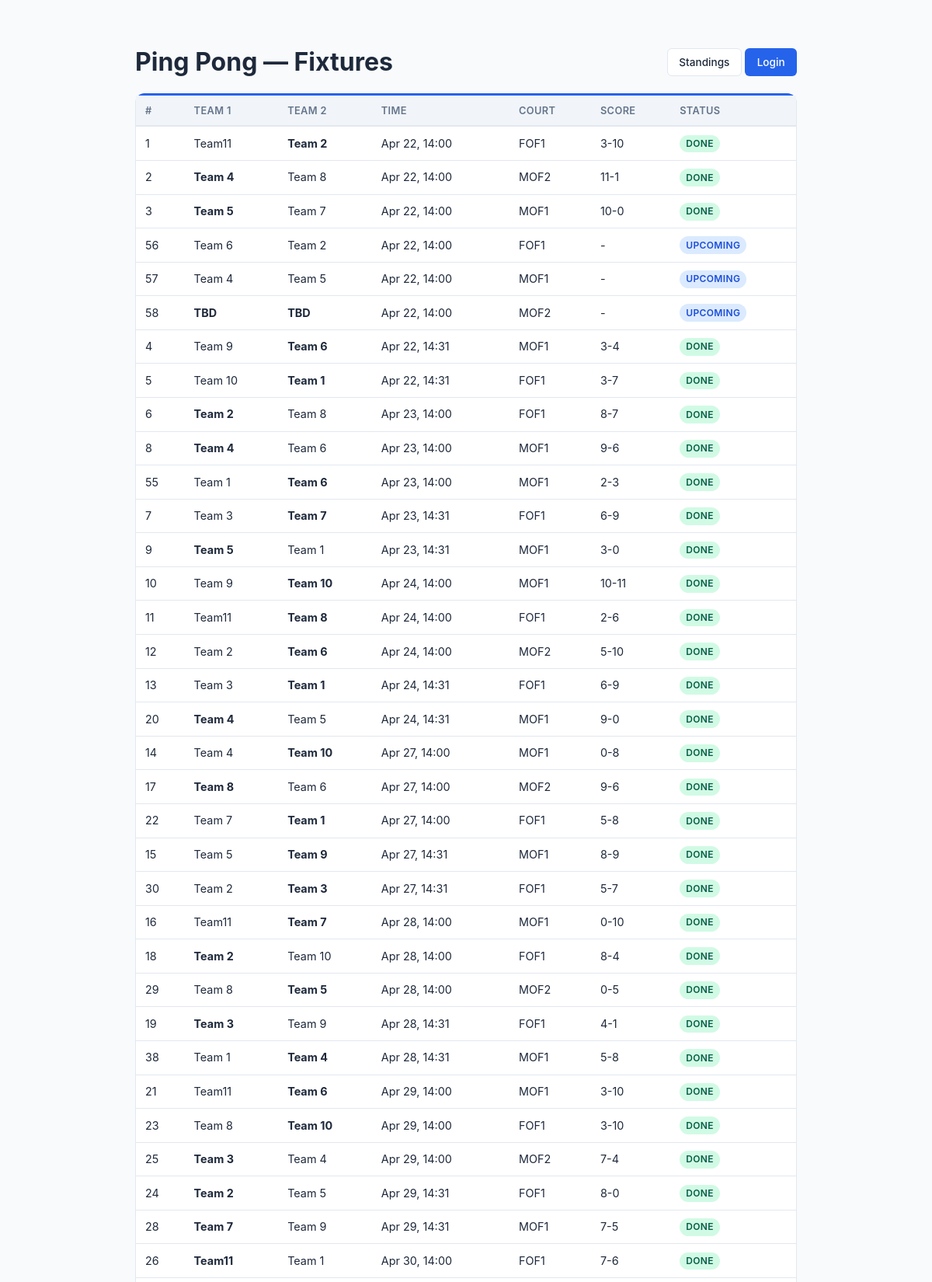
/public/fixtures/ (upper part), run on the app's committed database.
### core/models.py (models this page shows, shortened)
class Tournament(models.Model):
    FORMAT_CHOICES = [
        ("round_robin", "Round Robin"),
        ("double_round_robin", "Double Round Robin"),
        ("knockout", "Knockout"),
        ("double_elimination", "Double Elimination"),
        ("consolation", "Consolation"),
        ("hybrid", "Hybrid (Groups + Knockout)"),
    ]
    SPORT_CHOICES = [
        ("badminton", "Badminton"),
        ("tennis", "Tennis"),
        ("volleyball", "Volleyball"),
        ("basketball", "Basketball"),
        ("soccer", "Soccer"),
        ("cricket", "Cricket"),
        ("table_tennis", "Table Tennis"),
        ("other", "Other"),
    ]
    WITHDRAWAL_POLICY_CHOICES = [
        ("forfeit", "Forfeit remaining matches"),
        ("void", "Void remaining matches"),
    ]
    name = models.CharField(max_length=200)
    sport_type = models.CharField(
        max_length=30, choices=SPORT_CHOICES, default="other",
        help_text="Type of sport for this tournament",
    )
    format = models.CharField(max_length=30, choices=FORMAT_CHOICES)
    players_per_team = models.IntegerField(
        default=1, help_text="Number of players required per team",
    )
    status = models.CharField(
        max_length=20,
        choices=[
            ("setup", "Setup"),
            ("registration_open", "Registration Open"),
            ("ready", "Ready for Scheduling"),
            ("scheduled", "Schedule Draft Ready"),
            ("active", "Active"),
            ("completed", "Completed"),
        ],
        default="setup",
    )
    created_at = models.DateTimeField(auto_now_add=True)
    started_at = models.DateTimeField(null=True, blank=True)
    completed_at = models.DateTimeField(null=True, blank=True)
    start_date = models.DateField(
        default=timezone.localdate,
        null=True,
        blank=True,
        help_text="Date from which automatic scheduling should begin",
    )
    expected_teams_count = models.PositiveIntegerField(
        default=0,
        blank=True,
        help_text="Expected number of teams before the tournament can start",
    )
    points_per_win = models.IntegerField(default=3)
    points_per_loss = models.IntegerField(default=0)
    points_per_draw = models.IntegerField(default=1)
    tiebreaker_order = models.TextField(
        default='["game_diff", "games_won", "head_to_head"]'
    )
    num_groups = models.IntegerField(default=2, help_text="For hybrid format")
    teams_per_group_advance = models.IntegerField(
        default=2, help_text="Teams advancing from each group"
    )
    withdrawal_policy = models.CharField(
        max_length=20, choices=WITHDRAWAL_POLICY_CHOICES, default="forfeit"
    )
    default_match_duration = models.IntegerField(
        default=30, help_text="Minutes per match"
    )
    champion = models.ForeignKey(
        "Team",
        null=True,
        blank=True,
        on_delete=models.SET_NULL,
        related_name="championships",
        help_text="Team that won the tournament",
    )

class Match(models.Model):
    STATUS_CHOICES = [
        ("upcoming", "Upcoming"),
        ("in_progress", "In Progress"),
        ("pending_confirmation", "Pending Confirmation"),
        ("confirmed", "Done"),
        ("disputed", "Disputed"),
        ("cancelled", "Cancelled"),
        ("forfeited", "Forfeited"),
        ("bye", "Bye"),
    ]
    tournament = models.ForeignKey(
        Tournament, on_delete=models.CASCADE, related_name="matches"
    )
    match_number = models.IntegerField()
    team1 = models.ForeignKey(
        Team, on_delete=models.CASCADE, related_name="home_matches", null=True, blank=True
    )
    team2 = models.ForeignKey(
        Team, on_delete=models.CASCADE, related_name="away_matches", null=True, blank=True
    )
    court = models.ForeignKey(
        Court, on_delete=models.SET_NULL, null=True, blank=True, related_name="matches"
    )
    scheduled_time = models.DateTimeField(null=True, blank=True)
    scheduled_end_time = models.DateTimeField(null=True, blank=True)
    status = models.CharField(max_length=25, choices=STATUS_CHOICES, default="upcoming")
    score_team1 = models.IntegerField(null=True, blank=True)
    score_team2 = models.IntegerField(null=True, blank=True)
    submitted_by = models.ForeignKey(
        Team, on_delete=models.SET_NULL, null=True, blank=True, related_name="submitted_scores"
    )
    confirmed_by = models.ForeignKey(
        Team, on_delete=models.SET_NULL, null=True, blank=True, related_name="confirmed_scores"
    )
    winner = models.ForeignKey(
        Team, on_delete=models.SET_NULL, null=True, blank=True, related_name="won_matches"
    )
    notes = models.TextField(blank=True, default="")
    round_number = models.IntegerField(default=1)
    bracket_position = models.IntegerField(default=0)
    bracket_type = models.CharField(max_length=20, default="winners")
    next_match = models.ForeignKey(
        "self", on_delete=models.SET_NULL, null=True, blank=True, related_name="previous_matches"
    )
    group = models.CharField(max_length=5, blank=True, default="")
    created_at = models.DateTimeField(auto_now_add=True)
    updated_at = models.DateTimeField(auto_now=True)
    class Meta:
        ordering = ["match_number"]

class Team(models.Model):
    STATUS_CHOICES = [
        ("active", "Active"),
        ("withdrawn", "Withdrawn"),
    ]
    user = models.ForeignKey(User, on_delete=models.CASCADE, related_name="captained_teams")
    tournament = models.ForeignKey(
        Tournament, on_delete=models.CASCADE, related_name="teams"
    )
    name = models.CharField(max_length=100)
    department = models.CharField(max_length=120, blank=True, default="")
    status = models.CharField(max_length=20, choices=STATUS_CHOICES, default="active")
    withdrawn_at = models.DateTimeField(null=True, blank=True)
    group = models.CharField(max_length=5, blank=True, default="")
    preferred_courts = models.ManyToManyField(Court, blank=True, related_name="preferred_by")
    availability_notes = models.TextField(blank=True, default="")
    seed = models.IntegerField(default=0)
    class Meta:
        unique_together = [["tournament", "name"], ["tournament", "user"]]

class Court(models.Model):
    tournament = models.ForeignKey(
        Tournament, on_delete=models.CASCADE, related_name="courts"
    )
    name = models.CharField(max_length=100)
    is_available = models.BooleanField(default=True)
    class Meta:
        unique_together = ["tournament", "name"]

### core/views.py (the view)
# urls.py: path("public/fixtures/", views.public_fixtures, name="public_fixtures"),
def public_fixtures(request):
    tournament = _get_tournament(request)
    if not tournament:
        return render(request, "core/public_fixtures.html", {"matches": []})
    matches = tournament.matches.select_related("team1", "team2", "court", "winner").order_by("scheduled_time", "match_number")
    return render(request, "core/public_fixtures.html", {"tournament": tournament, "matches": matches})

### core/views.py (called while the page is built, shortened)
def _get_available_tournaments():
    return Tournament.objects.annotate(
        team_count=Count("teams", distinct=True),
        match_count=Count("matches", distinct=True),
    ).annotate(
        status_rank=db_models.Case(
            db_models.When(status="active", then=db_models.Value(0)),
            db_models.When(status="registration_open", then=db_models.Value(1)),
            db_models.When(status="ready", then=db_models.Value(2)),
            db_models.When(status="scheduled", then=db_models.Value(3)),
            db_models.When(status="setup", then=db_models.Value(4)),
            db_models.When(status="completed", then=db_models.Value(5)),
            default=db_models.Value(6),
            output_field=db_models.IntegerField(),
        )
    ).order_by("status_rank", "-created_at")

def _get_tournament(request=None):
    tournaments = Tournament.objects.all()
    return _get_available_tournaments().first()

### templates/core/public_fixtures.html (shortened to what this page needs)
{% load static %}
<!DOCTYPE html>
<html lang="en">
<head>
    <link rel="stylesheet" href="{% static 'css/style.css' %}">
</head>
<body>
<div class="content" style="max-width:900px;margin:2rem auto;">
    <div class="d-flex justify-between align-center mb-2">
        <h1>{% if tournament %}{{ tournament.name }}{% endif %} — Fixtures</h1>
        <div>
            <a href="{% url 'public_standings' %}" class="btn btn-outline">Standings</a>
            <a href="{% url 'login' %}" class="btn btn-primary">Login</a>
        </div>
    </div>
    <div class="card">
        <div class="table-container">
        <table>
            <thead><tr><th>#</th><th>Team 1</th><th>Team 2</th><th>Time</th><th>Court</th><th>Score</th><th>Status</th></tr></thead>
            <tbody>
            {% for m in matches %}
            <tr>
                <td>{{ m.match_number }}</td>
                <td>{% if m.winner == m.team1 %}<strong>{{ m.team1.name|default:"TBD" }}</strong>{% else %}{{ m.team1.name|default:"TBD" }}{% endif %}</td>
                <td>{% if m.winner == m.team2 %}<strong>{{ m.team2.name|default:"TBD" }}</strong>{% else %}{{ m.team2.name|default:"TBD" }}{% endif %}</td>
                <td>{{ m.scheduled_time|date:"M d, H:i"|default:"-" }}</td>
                <td>{{ m.court.name|default:"-" }}</td>
                <td>{% if m.score_team1 is not None %}{{ m.score_team1 }}-{{ m.score_team2 }}{% else %}-{% endif %}</td>
                <td><span class="badge badge-{{ m.status }}">{{ m.get_status_display }}</span></td>
            </tr>
            {% empty %}
            <tr><td colspan="7" class="text-center text-muted">No matches.</td></tr>
            {% endfor %}
            </tbody>
        </table>
        </div>
    </div>
</div>
</body>
</html>

### static/css/style.css (style rules this page uses)
:root { --primary: #2563eb; --primary-dark: #1d4ed8; --success: #16a34a; --warning: #d97706; --danger: #dc2626; --info: #0891b2; --bg: #f8fafc; --bg-card: #ffffff; --text: #1e293b; --text-muted: #64748b; --border: #e2e8f0; --sidebar-bg: #1e293b; --sidebar-text: #cbd5e1; --sidebar-active: #2563eb; }
* { box-sizing: border-box; margin: 0; padding: 0; }
body { font-family: -apple-system, BlinkMacSystemFont, 'Segoe UI', Roboto, sans-serif; background: var(--bg); color: var(--text); line-height: 1.5; }
.content { padding: 1.5rem; max-width: 1400px; }
.card { background: var(--bg-card); border: 1px solid var(--border); border-top: 3px solid var(--primary); border-radius: 12px; margin-bottom: 1rem; }
.table-container { overflow-x: auto; }
table { width: 100%; border-collapse: collapse; font-size: 0.9rem; }
th { background: #f1f5f9; padding: 0.6rem 0.75rem; text-align: left; font-weight: 600; font-size: 0.8rem; text-transform: uppercase; letter-spacing: 0.03em; color: var(--text-muted); border-bottom: 2px solid var(--border); white-space: nowrap; }
td { padding: 0.6rem 0.75rem; border-bottom: 1px solid var(--border); vertical-align: middle; }
.badge { display: inline-block; padding: 0.15rem 0.5rem; border-radius: 9999px; font-size: 0.75rem; font-weight: 600; text-transform: uppercase; letter-spacing: 0.03em; }
.badge-upcoming { background: #dbeafe; color: #1d4ed8; }
.badge-confirmed { background: #d1fae5; color: #065f46; }
.btn { display: inline-flex; align-items: center; gap: 0.4rem; padding: 0.45rem 0.9rem; border-radius: 6px; font-size: 0.85rem; font-weight: 500; border: 1px solid transparent; cursor: pointer; text-decoration: none; transition: all 0.15s; white-space: nowrap; }
.btn-primary { background: var(--primary); color: white; }
.btn-outline { background: white; border-color: var(--border); color: var(--text); }
.mb-2 { margin-bottom: 1rem; }
.d-flex { display: flex; }
.align-center { align-items: center; }
.justify-between { justify-content: space-between; }

### data on the page
Tournament: name "Ping Pong"
Match: match_number "1", team1.name "Team11", team2.name "Team 2", scheduled_time "Apr 22, 14:00", court.name "FOF1", score_team1 "3", score_team2 "10", status "DONE"
Match: match_number "2", team1.name "Team 4", team2.name "Team 8", scheduled_time "Apr 22, 14:00", court.name "MOF2", score_team1 "11", score_team2 "1", status "DONE"
Match: match_number "3", team1.name "Team 5", team2.name "Team 7", scheduled_time "Apr 22, 14:00", court.name "MOF1", score_team1 "10", score_team2 "0", status "DONE"
Match: match_number "56", team1.name "Team 6", team2.name "Team 2", scheduled_time "Apr 22, 14:00", court.name "FOF1", status "UPCOMING"
Match: match_number "57", team1.name "Team 4", team2.name "Team 5", scheduled_time "Apr 22, 14:00", court.name "MOF1", status "UPCOMING"
Match: match_number "58", team1.name "TBD", team2.name "TBD", scheduled_time "Apr 22, 14:00", court.name "MOF2", status "UPCOMING"
Match: match_number "4", team1.name "Team 9", team2.name "Team 6", scheduled_time "Apr 22, 14:31", court.name "MOF1", score_team1 "3", score_team2 "4", status "DONE"
Match: match_number "5", team1.name "Team 10", team2.name "Team 1", scheduled_time "Apr 22, 14:31", court.name "FOF1", score_team1 "3", score_team2 "7", status "DONE"
Match: match_number "6", team1.name "Team 2", team2.name "Team 8", scheduled_time "Apr 23, 14:00", court.name "FOF1", score_team1 "8", score_team2 "7", status "DONE"
Match: match_number "8", team1.name "Team 4", team2.name "Team 6", scheduled_time "Apr 23, 14:00", court.name "MOF1", score_team1 "9", score_team2 "6", status "DONE"
Match: match_number "55", team1.name "Team 1", team2.name "Team 6", scheduled_time "Apr 23, 14:00", court.name "MOF1", score_team1 "2", score_team2 "3", status "DONE"
Match: match_number "7", team1.name "Team 3", team2.name "Team 7", scheduled_time "Apr 23, 14:31", court.name "FOF1", score_team1 "6", score_team2 "9", status "DONE"
Match: match_number "9", team1.name "Team 5", team2.name "Team 1", scheduled_time "Apr 23, 14:31", court.name "MOF1", score_team1 "3", score_team2 "0", status "DONE"
Match: match_number "10", team1.name "Team 9", team2.name "Team 10", scheduled_time "Apr 24, 14:00", court.name "MOF1", score_team1 "10", score_team2 "11", status "DONE"
Match: match_number "11", team1.name "Team11", team2.name "Team 8", scheduled_time "Apr 24, 14:00", court.name "FOF1", score_team1 "2", score_team2 "6", status "DONE"
Match: match_number "12", team1.name "Team 2", team2.name "Team 6", scheduled_time "Apr 24, 14:00", court.name "MOF2", score_team1 "5", score_team2 "10", status "DONE"
Match: match_number "13", team1.name "Team 3", team2.name "Team 1", scheduled_time "Apr 24, 14:31", court.name "FOF1", score_team1 "6", score_team2 "9", status "DONE"
Match: match_number "20", team1.name "Team 4", team2.name "Team 5", scheduled_time "Apr 24, 14:31", court.name "MOF1", score_team1 "9", score_team2 "0", status "DONE"
Match: match_number "14", team1.name "Team 4", team2.name "Team 10", scheduled_time "Apr 27, 14:00", court.name "MOF1", score_team1 "0", score_team2 "8", status "DONE"
Match: match_number "17", team1.name "Team 8", team2.name "Team 6", scheduled_time "Apr 27, 14:00", court.name "MOF2", score_team1 "9", score_team2 "6", status "DONE"
Match: match_number "22", team1.name "Team 7", team2.name "Team 1", scheduled_time "Apr 27, 14:00", court.name "FOF1", score_team1 "5", score_team2 "8", status "DONE"
Match: match_number "15", team1.name "Team 5", team2.name "Team 9", scheduled_time "Apr 27, 14:31", court.name "MOF1", score_team1 "8", score_team2 "9", status "DONE"
Match: match_number "30", team1.name "Team 2", team2.name "Team 3", scheduled_time "Apr 27, 14:31", court.name "FOF1", score_team1 "5", score_team2 "7", status "DONE"
Match: match_number "16", team1.name "Team11", team2.name "Team 7", scheduled_time "Apr 28, 14:00", court.name "MOF1", score_team1 "0", score_team2 "10", status "DONE"
Match: match_number "18", team1.name "Team 2", team2.name "Team 10", scheduled_time "Apr 28, 14:00", court.name "FOF1", score_team1 "8", score_team2 "4", status "DONE"
Match: match_number "29", team1.name "Team 8", team2.name "Team 5", scheduled_time "Apr 28, 14:00", court.name "MOF2", score_team1 "0", score_team2 "5", status "DONE"
Match: match_number "19", team1.name "Team 3", team2.name "Team 9", scheduled_time "Apr 28, 14:31", court.name "FOF1", score_team1 "4", score_team2 "1", status "DONE"
Match: match_number "38", team1.name "Team 1", team2.name "Team 4", scheduled_time "Apr 28, 14:31", court.name "MOF1", score_team1 "5", score_team2 "8", status "DONE"
Match: match_number "21", team1.name "Team11", team2.name "Team 6", scheduled_time "Apr 29, 14:00", court.name "MOF1", score_team1 "3", score_team2 "10", status "DONE"
Match: match_number "23", team1.name "Team 8", team2.name "Team 10", scheduled_time "Apr 29, 14:00", court.name "FOF1", score_team1 "3", score_team2 "10", status "DONE"
Match: match_number "25", team1.name "Team 3", team2.name "Team 4", scheduled_time "Apr 29, 14:00", court.name "MOF2", score_team1 "7", score_team2 "4", status "DONE"
Match: match_number "24", team1.name "Team 2", team2.name "Team 5", scheduled_time "Apr 29, 14:31", court.name "FOF1", score_team1 "8", score_team2 "0", status "DONE"
Match: match_number "28", team1.name "Team 7", team2.name "Team 9", scheduled_time "Apr 29, 14:31", court.name "MOF1", score_team1 "7", score_team2 "5", status "DONE"
Match: match_number "26", team1.name "Team11", team2.name "Team 1", scheduled_time "Apr 30, 14:00", court.name "FOF1", score_team1 "7", score_team2 "6", status "DONE"
